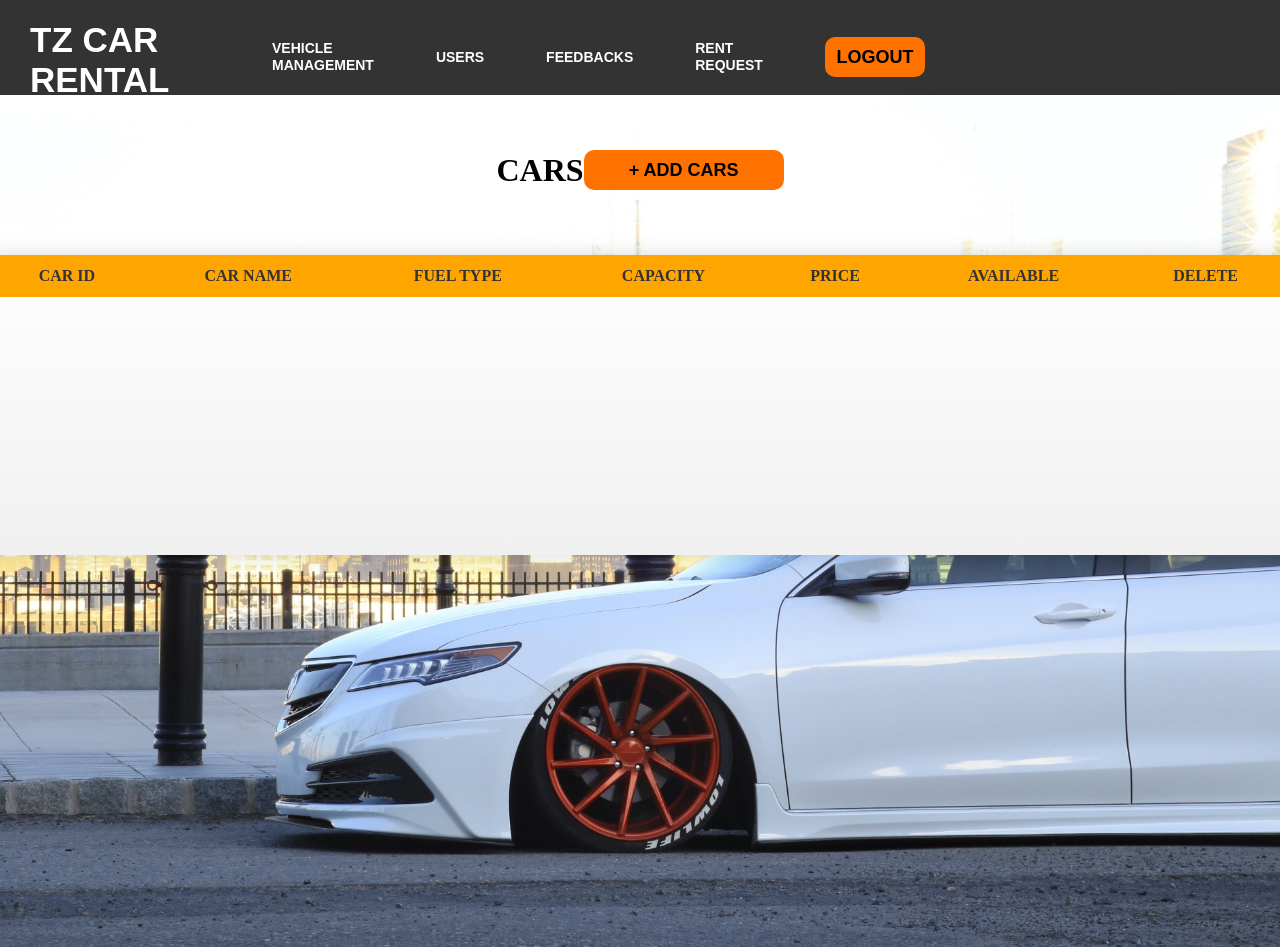
Before: /old/adminvehicle.php with the older database file.
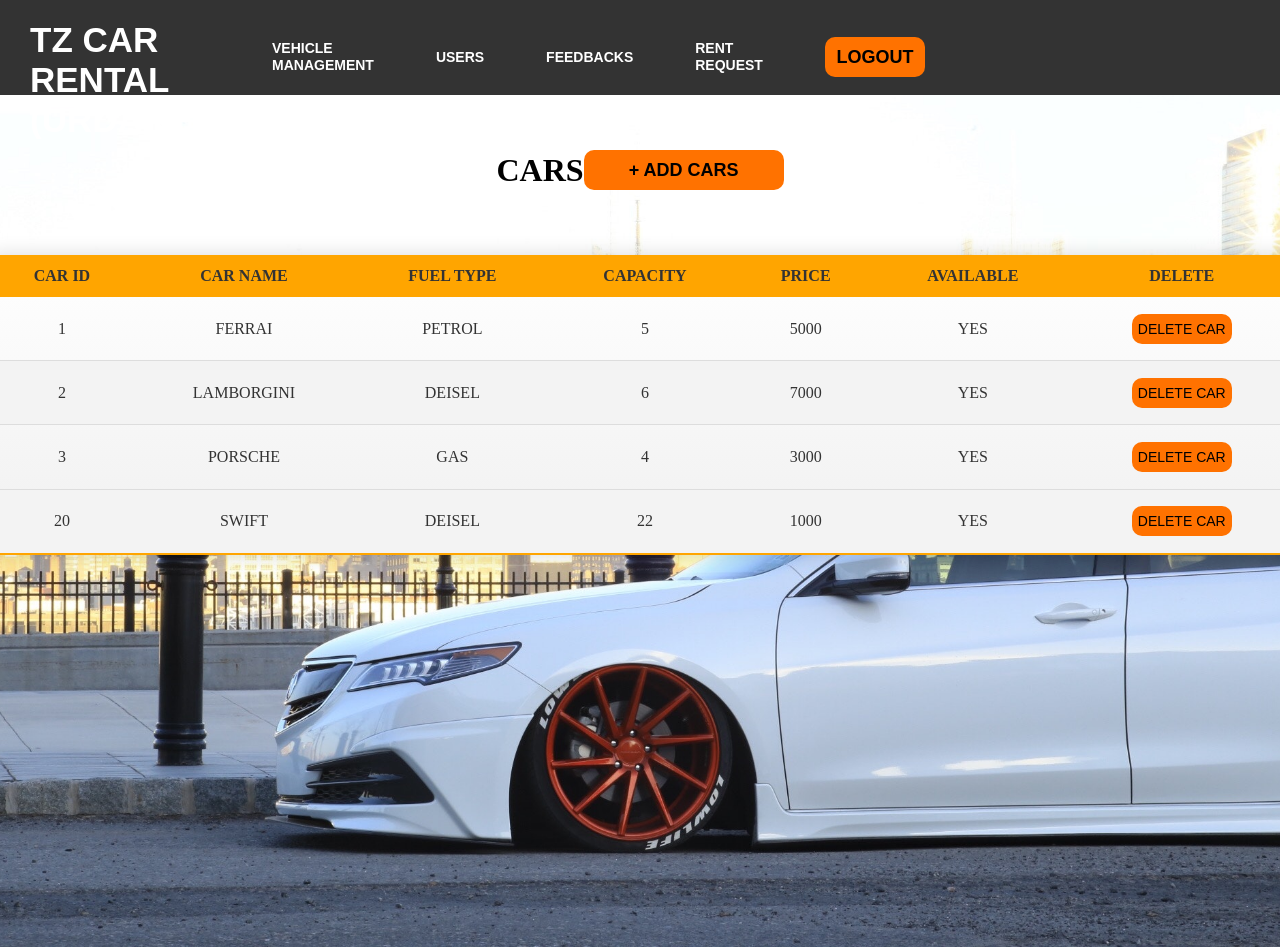
After: the same page with the newer database file.
### tables this page shows
CREATE TABLE `cars` (
  `CAR_ID` int NOT NULL AUTO_INCREMENT,
  `CAR_NAME` varchar(255) NOT NULL,
  `FUEL_TYPE` varchar(255) NOT NULL,
  `CAPACITY` int NOT NULL,
  `PRICE` int NOT NULL,
  `CAR_IMG` varchar(255) NOT NULL,
  `AVAILABLE` varchar(255) NOT NULL,
  PRIMARY KEY (`CAR_ID`)
);

### old/adminvehicle.php (the view, shortened to what this page needs)
<!DOCTYPE html>
<html lang="en">
<head>
</head>
<body>
    <?php
    require_once('connection.php');
    $query = "SELECT *from cars";
    $queryy = mysqli_query($con, $query);
    if ($queryy) {
    ?>
        <div class="navbar">
            <div class="icon">
                <h2 class="logo">TZ CAR RENTAL (URDANETA)</h2>
            </div>
            <div class="menu">
                <ul>
                    <li><a href="adminvehicle.php">VEHICLE MANAGEMENT</a></li>
                    <li><a href="adminusers.php">USERS</a></li>
                    <li><a href="admindash.php">FEEDBACKS</a></li>
                    <li><a href="adminbook.php">RENT REQUEST</a></li>
                    <li> <button class="nn"><a href="index.php">LOGOUT</a></button></li>
                </ul>
            </div>
        </div>
        <div class="hai">
            <div class="header-container">
                <h1 class="header">CARS</h1>
                <button class="add"><a href="addcar.php">+ ADD CARS</a></button>
            </div>
            <div class="table-container">
                <table class="content-table">
                    <thead>
                        <tr>
                            <th>CAR ID</th>
                            <th>CAR NAME</th>
                            <th>FUEL TYPE</th>
                            <th>CAPACITY</th>
                            <th>PRICE</th>
                            <th>AVAILABLE</th>
                            <th>DELETE</th>
                        </tr>
                    </thead>
                    <tbody>
                        <?php
                        while ($res = mysqli_fetch_array($queryy)) {
                        ?>
                            <tr class="active-row">
                                <td><?php echo $res['CAR_ID']; ?></td>
                                <td><?php echo $res['CAR_NAME']; ?></td>
                                <td><?php echo $res['FUEL_TYPE']; ?></td>
                                <td><?php echo $res['CAPACITY']; ?></td>
                                <td><?php echo $res['PRICE']; ?></td>
                                <td><?php
                                    if ($res['AVAILABLE'] == 'Y') {
                                        echo 'YES';
                                    } else {
                                        echo 'NO';
                                    }
                                    ?></td>
                                <td><button type="submit" class="but" name="approve"><a href="deletecar.php?id=<?php echo $res['CAR_ID'] ?>">DELETE CAR</a></button></td>
                            </tr>
                        <?php } ?>
                    </tbody>
                </table>
            </div>
        </div>
    <?php
    } else {
        echo "Error: " . mysqli_error($con);
    }
    ?>
</body>
</html>

Changed rows visible on the page:
added cars: CAR_ID "1", CAR_NAME "FERRAI", FUEL_TYPE "PETROL", CAPACITY "5", PRICE "5000", AVAILABLE "YES"
added cars: CAR_ID "2", CAR_NAME "LAMBORGINI", FUEL_TYPE "DEISEL", CAPACITY "6", PRICE "7000", AVAILABLE "YES"
added cars: CAR_ID "3", CAR_NAME "PORSCHE", FUEL_TYPE "GAS", CAPACITY "4", PRICE "3000", AVAILABLE "YES"
added cars: CAR_ID "20", CAR_NAME "SWIFT", FUEL_TYPE "DEISEL", CAPACITY "22", PRICE "1000", AVAILABLE "YES"
